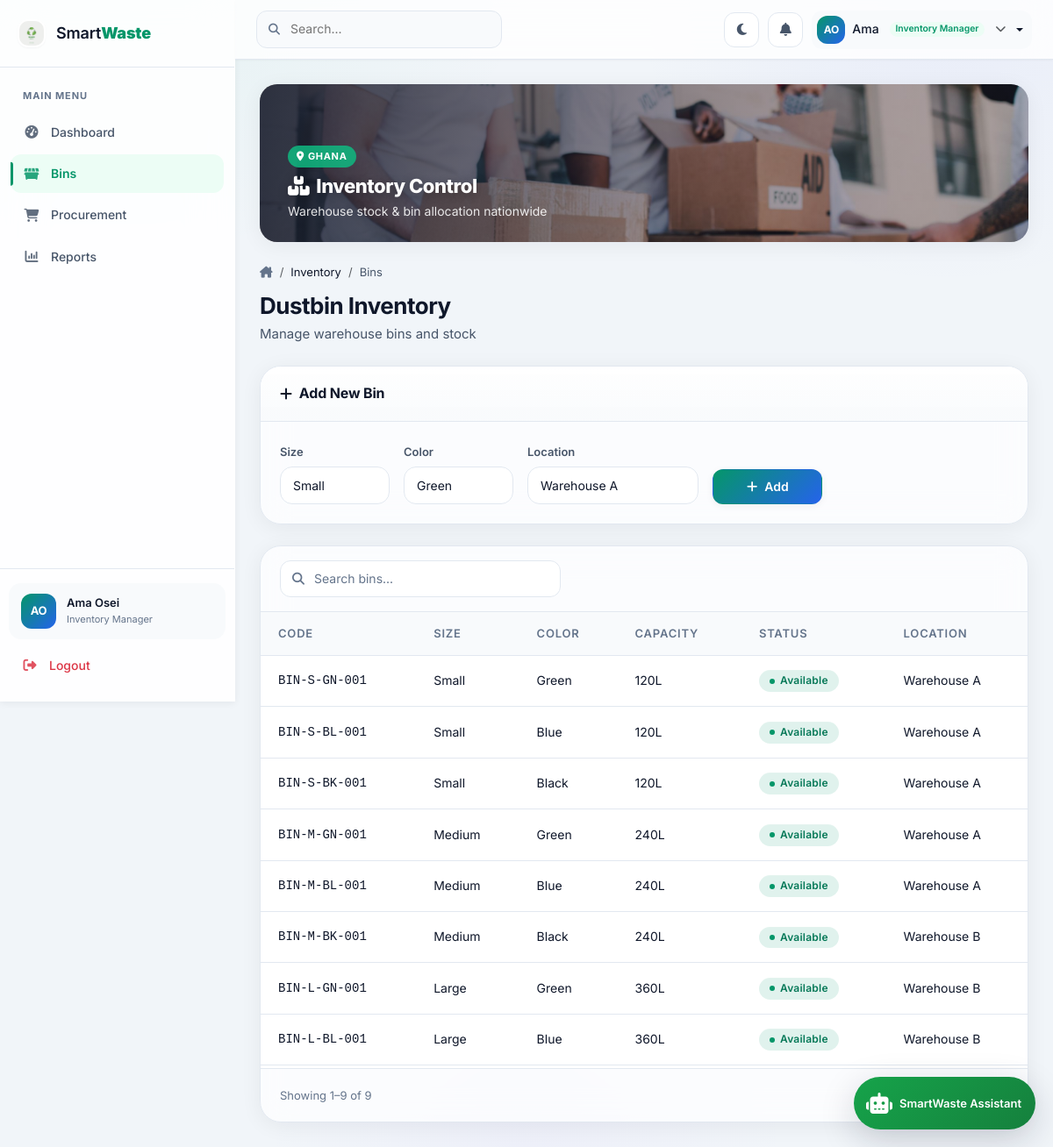
/index.php?url=inventory/bins (signed in), run on the app's committed database.
### tables this page shows
CREATE TABLE users (
    id INT PRIMARY KEY AUTO_INCREMENT,
    role_id INT NOT NULL,
    email VARCHAR(255) NOT NULL UNIQUE,
    password_hash VARCHAR(255) NOT NULL,
    first_name VARCHAR(100) NOT NULL,
    last_name VARCHAR(100) NOT NULL,
    phone VARCHAR(20),
    avatar_url VARCHAR(500),
    is_active TINYINT(1) DEFAULT 0,
    email_verified TINYINT(1) DEFAULT 0,
    welcome_email_status ENUM('pending', 'sent', 'failed') NOT NULL DEFAULT 'pending',
    welcome_email_sent_at DATETIME NULL,
    verification_token VARCHAR(255),
    reset_token VARCHAR(255),
    reset_token_expires DATETIME,
    last_login DATETIME,
    created_at TIMESTAMP DEFAULT CURRENT_TIMESTAMP,
    updated_at TIMESTAMP DEFAULT CURRENT_TIMESTAMP ON UPDATE CURRENT_TIMESTAMP,
    FOREIGN KEY (role_id) REFERENCES roles(id)
);

CREATE TABLE roles (
    id INT PRIMARY KEY AUTO_INCREMENT,
    name VARCHAR(50) NOT NULL UNIQUE,
    description TEXT,
    created_at TIMESTAMP DEFAULT CURRENT_TIMESTAMP
);

CREATE TABLE dustbins (
    id INT PRIMARY KEY AUTO_INCREMENT,
    bin_code VARCHAR(50) NOT NULL UNIQUE,
    qr_code VARCHAR(255),
    size ENUM('small', 'medium', 'large') NOT NULL,
    color ENUM('green', 'blue', 'black', 'yellow', 'red') NOT NULL,
    brand VARCHAR(100) DEFAULT 'EcoBin',
    capacity_liters INT NOT NULL,
    status ENUM('available', 'assigned', 'damaged', 'maintenance', 'lost', 'retired') DEFAULT 'available',
    warehouse_location VARCHAR(100),
    purchase_date DATE,
    created_at TIMESTAMP DEFAULT CURRENT_TIMESTAMP,
    updated_at TIMESTAMP DEFAULT CURRENT_TIMESTAMP ON UPDATE CURRENT_TIMESTAMP
);

CREATE TABLE smart_settings (
    id INT PRIMARY KEY AUTO_INCREMENT,
    setting_key VARCHAR(100) NOT NULL UNIQUE,
    setting_value JSON NOT NULL,
    description TEXT,
    updated_by INT,
    updated_at TIMESTAMP DEFAULT CURRENT_TIMESTAMP ON UPDATE CURRENT_TIMESTAMP,
    FOREIGN KEY (updated_by) REFERENCES users(id)
);

### views/inventory/bins.php (the view, shortened to what the rows shown need)
<thead><tr><th>Code</th><th>Size</th><th>Color</th><th>Capacity</th><th>Status</th><th>Location</th></tr></thead>
<tbody><?php foreach ($bins as $b): ?><tr>
<td class="font-monospace small fw-medium"><?= e($b['bin_code']) ?></td><td><?= ucfirst($b['size']) ?></td><td><?= ucfirst($b['color']) ?></td>
<td><?= $b['capacity_liters'] ?>L</td><td><?= statusBadge($b['status']) ?></td><td><?= e($b['warehouse_location']) ?></td></tr><?php endforeach; ?></tbody>

### includes/helpers.php (shortened to what the rows shown need)
<?php
function e(string $str): string
{
    return htmlspecialchars($str, ENT_QUOTES, 'UTF-8');
}
function baseUrl(string $path = ''): string
{
    return rtrim(appConfig()['url'], '/') . '/index.php?url=' . ltrim($path, '/');
}
function asset(string $path): string
{
    $url = rtrim(appConfig()['url'], '/') . '/assets/' . ltrim($path, '/');
    $file = dirname(__DIR__) . '/assets/' . ltrim($path, '/');
    if (is_file($file)) {
        return $url . '?v=' . filemtime($file);
    }
    return $url;
}
function statusBadge(string $status): string
{
    $map = [
        'completed' => 'success', 'active' => 'success', 'available' => 'success', 'resolved' => 'success',
        'replied' => 'success', 'new' => 'danger', 'on_route' => 'primary', 'optimised' => 'success',
        'pending' => 'warning', 'scheduled' => 'info', 'in_progress' => 'primary', 'delayed' => 'warning',
        'read' => 'info',
        'failed' => 'danger', 'missed' => 'danger', 'overdue' => 'danger', 'damaged' => 'danger',
        'open' => 'info', 'cancelled' => 'secondary', 'maintenance' => 'warning',
    ];
    $class = $map[$status] ?? 'secondary';
    $label = ucwords(str_replace('_', ' ', $status));
    return '<span class="status-pill status-' . $class . '"><span class="status-dot"></span>' . e($label) . '</span>';
}

### views/partials/sidebar.php (shortened to what the rows shown need)
<?php
$role = $user['role_name'] ?? '';
$initials = strtoupper(substr($user['first_name'] ?? 'U', 0, 1) . substr($user['last_name'] ?? '', 0, 1));
$roleLabel = $config['roles'][$role] ?? str_replace('_', ' ', $role);
?>
<aside class="sidebar" id="sidebar">
    <div class="sidebar-footer">
        <div class="sidebar-user">
            <div class="sidebar-avatar"><?= e($initials) ?></div>
            <div class="sidebar-user-info">
                <div class="sidebar-user-name"><?= e($user['first_name'] . ' ' . $user['last_name']) ?></div>
                <div class="sidebar-user-role"><?= e($roleLabel) ?></div>
            </div>
        </div>
    </div>
</aside>

### views/partials/topbar.php (shortened to what the rows shown need)
<?php
$role = $user['role_name'] ?? '';
$initials = strtoupper(substr($user['first_name'] ?? 'U', 0, 1) . substr($user['last_name'] ?? '', 0, 1));
?>
<header class="topbar">
    <div class="topbar-right">
        <div class="dropdown profile-dropdown">
            <button class="dropdown-toggle border-0" type="button" data-bs-toggle="dropdown" aria-expanded="false">
                <div class="sidebar-avatar" style="width:32px;height:32px;font-size:0.75rem"><?= e($initials) ?></div>
                <span class="d-none d-md-inline"><?= e($user['first_name']) ?></span>
                <span class="d-none d-lg-inline badge rounded-pill ms-1" style="background:var(--color-primary-subtle);color:var(--color-primary);font-size:0.65rem;font-weight:600"><?= e($config['roles'][$role] ?? $role) ?></span>
                <i class="fa-solid fa-chevron-down ms-1 small text-muted"></i>
            </button>
        </div>
    </div>
</header>

### views/partials/chatbot.php (shortened to what the rows shown need)
<?php
$aiSettings = chatbotSettings();
$user = Auth::user();
$isResident = ($user['role_name'] ?? '') === 'resident';
$assistantName = e(trim($aiSettings['assistant_name'] ?? '') ?: 'SmartWaste Assistant');
?>
<link href="<?= asset('css/chatbot.css') ?>" rel="stylesheet">
<div id="sw-chatbot-root"
     data-csrf="<?= e(Csrf::token()) ?>"
     data-assistant="<?= $assistantName ?>"
     data-resident="<?= $isResident ? '1' : '0' ?>"
     data-contact="<?= e(baseUrl('contact')) ?>">
    <button type="button" class="sw-chat-launcher" aria-label="Open <?= $assistantName ?>">
        <span class="sw-chat-launcher-inner">
            <i class="fa-solid fa-robot"></i>
            <span class="sw-chat-launcher-label"><?= $assistantName ?></span>
        </span>
    </button>
</div>

### data on the page
users: initials "AO", first_name+last_name "Ama Osei", role.name "Inventory Manager", first_name "Ama"
dustbins: bin_code "BIN-S-GN-001", size "Small", color "Green", capacity_liters "120", status "Available", warehouse_location "Warehouse A"
dustbins: bin_code "BIN-S-BL-001", size "Small", color "Blue", capacity_liters "120", status "Available", warehouse_location "Warehouse A"
dustbins: bin_code "BIN-S-BK-001", size "Small", color "Black", capacity_liters "120", status "Available", warehouse_location "Warehouse A"
dustbins: bin_code "BIN-M-GN-001", size "Medium", color "Green", capacity_liters "240", status "Available", warehouse_location "Warehouse A"
dustbins: bin_code "BIN-M-BL-001", size "Medium", color "Blue", capacity_liters "240", status "Available", warehouse_location "Warehouse A"
dustbins: bin_code "BIN-M-BK-001", size "Medium", color "Black", capacity_liters "240", status "Available", warehouse_location "Warehouse B"
dustbins: bin_code "BIN-L-GN-001", size "Large", color "Green", capacity_liters "360", status "Available", warehouse_location "Warehouse B"
dustbins: bin_code "BIN-L-BL-001", size "Large", color "Blue", capacity_liters "360", status "Available", warehouse_location "Warehouse B"
smart_settings: setting_value "SmartWaste Assistant"

### other printed values
$item['label'] "Dashboard"
$item['label'] "Bins"
$item['label'] "Procurement"
$item['label'] "Reports"
str_replace('-', ' ', $part) "Inventory"
str_replace('-', ' ', $part) "Bins"
$title "Dustbin Inventory"
$subtitle "Manage warehouse bins and stock"
form field color "Green"
